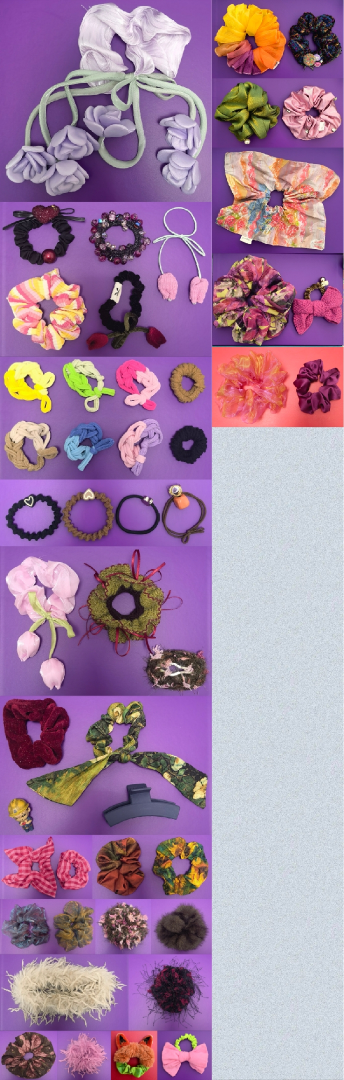
#> input picture database/seed-images/categories/发圈.jpg, 688 x 2160 px (shown at 1/2 size); its folder holds only this picture in this run
$ python split_images.py
#> lines starting #> are read from the running program, lines starting #| are printed output that depends on the picture; after the words box and inside, x2 and y2 are one past the last pixel; in counts of white or black regions, pixels touching at a corner belong together
"""
将 database/seed-images/categories/ 中的五张分类图切割为单件首饰图片，
按分类编号存入 database/seed-images/items/。

策略:
  对每张图同时尝试 Canny 边缘（3 组参数）和 Otsu 二值化（3 组参数），
  过滤无效矩形后，选中位数的策略（避免过分割），输出裁剪结果。

用法:
    python scripts/split_images.py              # 自动
    python scripts/split_images.py --debug      # 保存调试图片
"""

import argparse
import re
import shutil
import sys
from pathlib import Path
from typing import Optional, List, Tuple

import cv2
import numpy as np

# ---- 路径 ----
ROOT = Path(__file__).resolve().parent.parent
CATEGORIES_DIR = ROOT / "database" / "seed-images" / "categories"
ITEMS_DIR = ROOT / "database" / "seed-images" / "items"
DEBUG_DIR = ROOT / "database" / "seed-images" / "debug"

CATEGORY_MAP = {
    "发圈": "hair_ties",
    "耳钉": "earrings",
    "项链": "necklaces",
    "手镯": "bracelets",
    "戒指": "rings",
}

# ---- 过滤参数 ----
MIN_CONTOUR_AREA = 3000     # 最小轮廓面积（过滤噪点）
MAX_AREA_RATIO = 0.50       # 超过图像 50% 的矩形视为背景碎片
MAX_DIM_RATIO = 0.92        # 宽或高超过图像 92% 的视为整行/整列
MIN_ASPECT = 0.15           # 最小宽高比（排除极窄条）
MAX_ASPECT = 6.5            # 最大宽高比（排除极扁条）
PADDING = 15


# ---- 文件名解析 ----
# [11 lines left out: function get_base_category, not called in this run]


# ---- Unicode-safe I/O ----
def imread_unicode(filepath: Path) -> Optional[np.ndarray]:
    data = np.fromfile(str(filepath), dtype=np.uint8)
    return cv2.imdecode(data, cv2.IMREAD_COLOR)
#> returned value is the input picture: shape (2160, 688, 3); mean B, G, R 160.7, 128.6, 161.9


def imwrite_unicode(filepath: Path, img: np.ndarray) -> bool:
    success, data = cv2.imencode(".jpg", img)
    if not success:
        return False
    data.tofile(str(filepath))
    return True


# ---- 矩形过滤 ----
def filter_rects(rects: List[Tuple[int, int, int, int]],
                 img_w: int, img_h: int) -> List[Tuple[int, int, int, int]]:
    """过滤过大/过窄/过扁的无效矩形，再按中位面积去除离群值"""
    img_area = img_w * img_h
    ok = []
    for x, y, w, h in rects:
        if w * h < MIN_CONTOUR_AREA:
            continue
        if w * h > img_area * MAX_AREA_RATIO:
            continue
        if w > img_w * MAX_DIM_RATIO or h > img_h * MAX_DIM_RATIO:
            continue
        aspect = w / h if h > 0 else 999
        if aspect < MIN_ASPECT or aspect > MAX_ASPECT:
            continue
        # 加留白
        x = max(0, x - PADDING)
        y = max(0, y - PADDING)
        w = min(img_w - x, w + 2 * PADDING)
        h = min(img_h - y, h + 2 * PADDING)
        ok.append((x, y, w, h))

    # 第二轮: 按中位面积过滤离群值（过大 = 合并簇，过小 = 噪点）
    if len(ok) >= 4:
        areas = [rw * rh for _, _, rw, rh in ok]
        med = sorted(areas)[len(areas) // 2]
        lo = med * 0.08   # 小于中位 8% 的丢弃
        hi = med * 6.0    # 大于中位 6 倍的丢弃
        ok = [(x, y, w, h) for x, y, w, h in ok if lo <= w * h <= hi]

    return ok


# ---- Canny 检测 ----
def detect_canny(img: np.ndarray, low: int, high: int,
                 dilate_iter: int, close_k: int
                 ) -> Tuple[List[Tuple], np.ndarray]:
    h_img, w_img = img.shape[:2]
    gray = cv2.cvtColor(img, cv2.COLOR_BGR2GRAY)
    blurred = cv2.GaussianBlur(gray, (5, 5), 0)
    edges = cv2.Canny(blurred, low, high)

    kd = cv2.getStructuringElement(cv2.MORPH_ELLIPSE, (3, 3))
    dilated = cv2.dilate(edges, kd, iterations=dilate_iter)
    kc = cv2.getStructuringElement(cv2.MORPH_ELLIPSE, (close_k, close_k))
    closed = cv2.morphologyEx(dilated, cv2.MORPH_CLOSE, kc)

    contours, _ = cv2.findContours(closed, cv2.RETR_EXTERNAL, cv2.CHAIN_APPROX_SIMPLE)
    raw = [(c, *cv2.boundingRect(c)) for c in contours]
    raw_rects = [(x, y, w, h) for _, x, y, w, h in raw]
    rects = filter_rects(raw_rects, w_img, h_img)
    return sort_rects_by_grid(rects), closed


# ---- Otsu 检测 ----
def detect_otsu(img: np.ndarray, morph_k: int,
                threshold: Optional[int] = None
                ) -> Tuple[List[Tuple], np.ndarray]:
    h_img, w_img = img.shape[:2]
    gray = cv2.cvtColor(img, cv2.COLOR_BGR2GRAY)
    blurred = cv2.GaussianBlur(gray, (5, 5), 0)

    if threshold is None:
        _, binary = cv2.threshold(blurred, 0, 255,
                                  cv2.THRESH_BINARY_INV + cv2.THRESH_OTSU)
    else:
        _, binary = cv2.threshold(blurred, threshold, 255, cv2.THRESH_BINARY_INV)

    k = cv2.getStructuringElement(cv2.MORPH_ELLIPSE, (morph_k, morph_k))
    closed = cv2.morphologyEx(binary, cv2.MORPH_CLOSE, k)

    contours, _ = cv2.findContours(closed, cv2.RETR_EXTERNAL, cv2.CHAIN_APPROX_SIMPLE)
    raw_rects = [cv2.boundingRect(c) for c in contours]
    rects = filter_rects(raw_rects, w_img, h_img)
    return sort_rects_by_grid(rects), closed


# ---- 排序 ----
def sort_rects_by_grid(rects: List[Tuple]) -> List[Tuple]:
    if len(rects) <= 1:
        return rects
    avg_h = sum(r[3] for r in rects) / len(rects)
    tol = max(avg_h * 0.6, 15)
    by_y = sorted(rects, key=lambda r: r[1])
    rows, cur = [], [by_y[0]]
    for r in by_y[1:]:
        if abs(r[1] - cur[0][1]) < tol:
            cur.append(r)
        else:
            rows.append(sorted(cur, key=lambda rr: rr[0]))
            cur = [r]
    rows.append(sorted(cur, key=lambda rr: rr[0]))
    return [r for row in rows for r in row]


# ---- 调试 ----
# [10 lines left out: function save_debug, not called in this run]


# ---- 策略选择 ----
def pick_best(results: dict) -> Tuple[Optional[str], List[Tuple], Optional[np.ndarray]]:
    """
    从多组结果中选出最合理的:
    - 过滤掉数量为 0 的
    - 选接近中位数的（而非最多的），避免过分割
    - 同等条件下选数量更多的
    """
    valid = [(k, r, m) for k, (r, m) in results.items() if len(r) > 0]
    if not valid:
        return None, [], None

    counts = [len(r) for _, r, _ in valid]
    median = sorted(counts)[len(counts) // 2]

    # 找最接近中位数的
    best = min(valid, key=lambda x: abs(len(x[1]) - median))
    return best


# ---- 处理单张 ----
def split_one(filepath: Path, debug: bool = False) -> int:
    stem = filepath.stem
    category_en = CATEGORY_MAP.get(stem)
    if category_en is None:
        print(f"  [跳过] '{stem}' 不在 CATEGORY_MAP")
        return 0

    out_dir = ITEMS_DIR / category_en
    # 清空旧输出
    if out_dir.exists():
        shutil.rmtree(out_dir)
    out_dir.mkdir(parents=True, exist_ok=True)

    img = imread_unicode(filepath)
    if img is None:
        print(f"  [错误] 无法读取: {filepath}")
        return 0

    print(f"  尺寸: {img.shape[1]}x{img.shape[0]}")
#|   尺寸: 688x2160

    # 运行所有策略
    results = {}
    # Canny: 多组参数 (low, high, dilate_iter, close_kernel)
    canny_params = [
        (30, 100, 2, 7),
        (50, 150, 3, 9),
        (20, 80,  2, 5),
        (15, 60,  2, 3),   # 低阈值 — 捕获微弱边缘
        (40, 120, 4, 11),  # 高膨胀 — 连接更远碎片
        (25, 90,  3, 7),
    ]
    for low, high, dil, ck in canny_params:
        rects, mask = detect_canny(img, low, high, dil, ck)
        results[f"Canny({low},{high},d{dil},k{ck})"] = (rects, mask)
#> this loop made 6 passes
#> pass 1, in detect_canny, `gray = cv2.cvtColor(img, cv2.COLOR_BGR2GRAY)`:
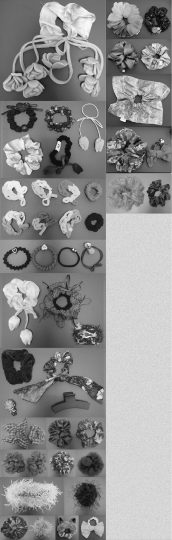
#> gray: shape (2160, 688) (shown at 1/4 size); min 4, max 255, mean 142.2
#> pass 1, in detect_canny, `edges = cv2.Canny(blurred, low, high)`:
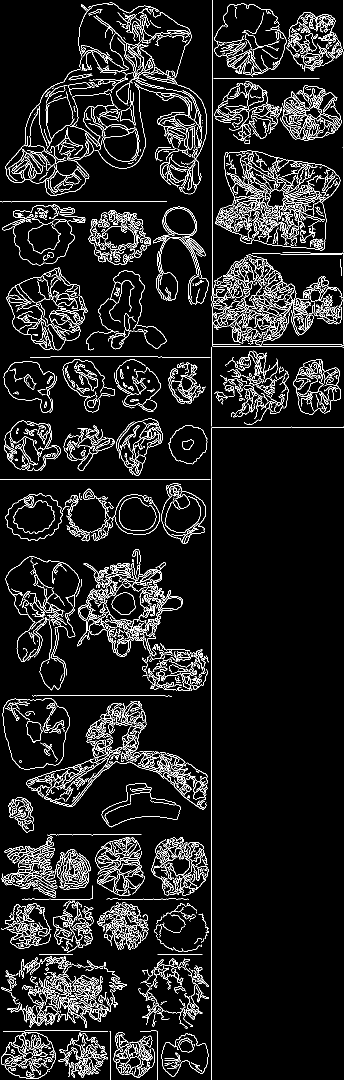
#> edges: shape (2160, 688) (shown at 1/2 size); 8.1% white in thin lines or dots
#> pass 1, in detect_canny, `dilated = cv2.dilate(edges, kd, iterations=dilate_iter)`:
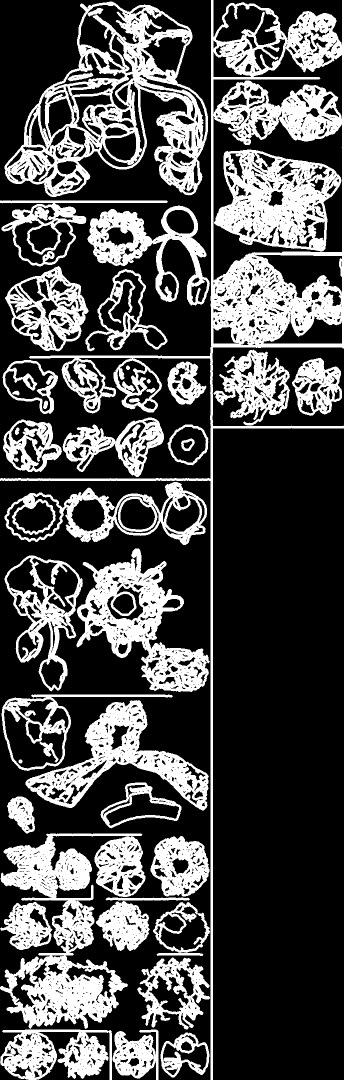
#> dilated: shape (2160, 688) (shown at 1/2 size); 29.9% white; 40 white regions, largest, box (x1, y1, x2, y2) and area: (0, 0, 688, 2160) 89752, (9, 3, 416, 394) 50905, (0, 1667, 291, 2058) 46819
#> after the loop, results = 6 items

    for mk in [5, 9, 15]:
        rects, mask = detect_otsu(img, mk)
        results[f"Otsu(k{mk})"] = (rects, mask)
#> this loop made 3 passes
#> pass 1, in detect_otsu, `closed = cv2.morphologyEx(binary, cv2.MORPH_CLOSE, k)`:
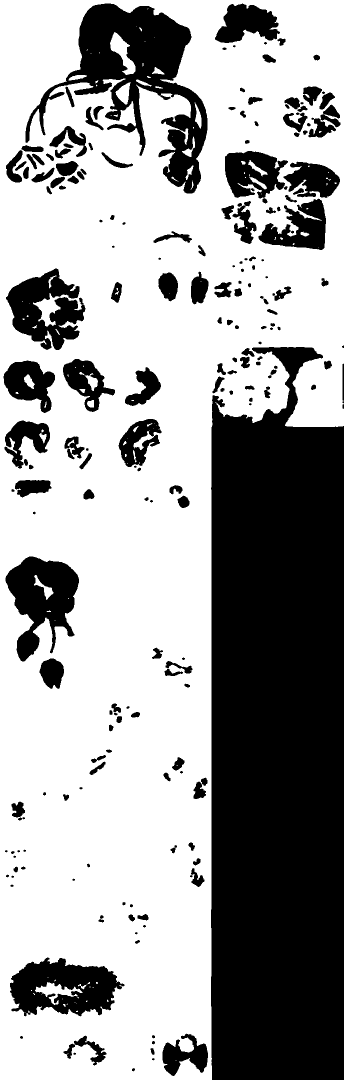
#> closed: shape (2160, 688) (shown at 1/2 size); 63.3% white; 206 black regions (20 under 20 px), largest, box (x1, y1, x2, y2) and area: (422, 694, 688, 2160) 355366, (51, 7, 415, 387) 46422, (20, 1915, 249, 2033) 17080
#> after the loop, results = 9 items

    # 选择最佳策略
    best_key, best_rects, best_mask = pick_best(results)
#> in pick_best, `valid = [(k, r, m) for k, (r, m) in results.items() if len(r) > 0]`: valid = 6 items
#> in pick_best, `counts = [len(r) for _, r, _ in valid]`: counts = [8, 7, 7, 21, 1, 2]
#> in pick_best, `median = sorted(counts)[len(counts) // 2]`: median = 7
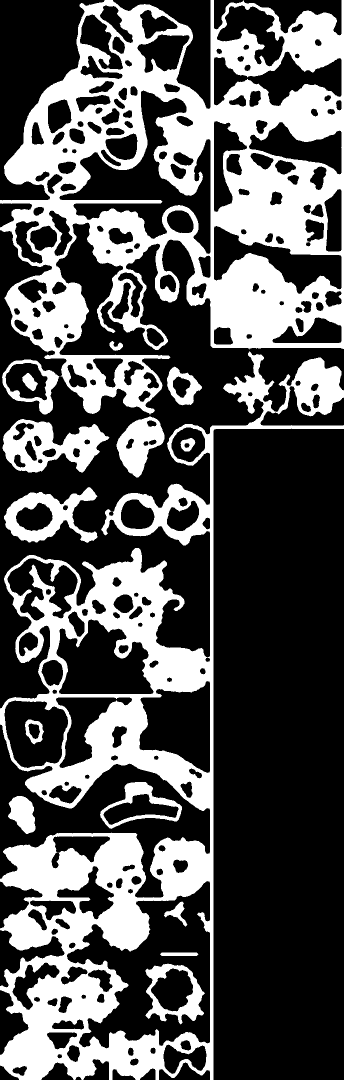
#> best_mask: shape (2160, 688) (shown at 1/2 size); 33.5% white; 19 white regions (3 under 20 px), largest, box (x1, y1, x2, y2) and area: (0, 0, 688, 829) 236185, (0, 702, 688, 2160) 212959, (5, 838, 219, 945) 11793
#> best_key = 'Canny(50,150,d3,k9)'; best_rects = [(0, 704, 145, 140), (319, 718, 100, 108), (0, 823, 244, 137), (218, 817, 126, 153), (0, 959, 217, 142), (1, 1577, 85, 106), (185, 1549, 194, 124)]

    if not best_rects:
        print(f"  [警告] 所有策略均未检测到物品")
        if debug:
            for k, (r, m) in results.items():
                save_debug(stem, img, m, r, k)
        return 0

    print(f"  选用: {best_key} → {len(best_rects)} 件")
#|   选用: Canny(50,150,d3,k9) → 7 件

    # 调试输出
    if debug:
        for k, (r, m) in results.items():
            save_debug(stem, img, m, r, k)

    # 保存裁剪
    for idx, (x, y, w, h) in enumerate(best_rects, start=1):
        crop = img[y:y + h, x:x + w]
        out_name = f"{stem}_{idx:02d}.jpg"
        imwrite_unicode(out_dir / out_name, crop)
        print(f"    [{idx}/{len(best_rects)}] {out_name}  ({w}x{h})")
#> this loop made 7 passes
#> (x, y, w, h, out_name) on passes 1 to 7: (0, 704, 145, 140, '发圈_01.jpg'), (319, 718, 100, 108, '发圈_02.jpg'), (0, 823, 244, 137, '发圈_03.jpg'), (218, 817, 126, 153, '发圈_04.jpg'), (0, 959, 217, 142, '发圈_05.jpg'), (1, 1577, 85, 106, '发圈_06.jpg'), (185, 1549, 194, 124, '发圈_07.jpg')
#> (printed output is left out)
#> pass 1, in split_one, `crop = img[y:y + h, x:x + w]`:
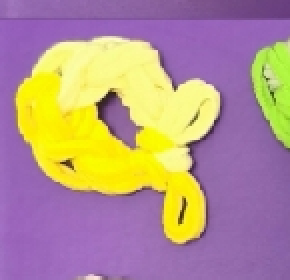
#> crop: shape (140, 145, 3) (shown 2 times larger); mean B, G, R 139.1, 148, 178.6
#> pass 3, in split_one, `crop = img[y:y + h, x:x + w]`:
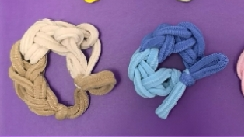
#> crop: shape (137, 244, 3); mean B, G, R 153.9, 109.8, 136.4

    return len(best_rects)


# ---- 入口 ----
def main():
    parser = argparse.ArgumentParser(description="切分分类图为单件首饰")
    parser.add_argument("--debug", action="store_true",
                        help="保存所有策略的调试图片到 debug/")
    parser.add_argument("--category", type=str, default=None,
                        help="只处理指定分类（如: 手镯）")
    args = parser.parse_args()

    if not CATEGORIES_DIR.is_dir():
        print(f"[错误] 目录不存在: {CATEGORIES_DIR}")
        sys.exit(1)

    print(f"来源: {CATEGORIES_DIR}")
    print(f"输出: {ITEMS_DIR}")
    print()

    jpg_files = sorted(CATEGORIES_DIR.glob("*.jpg"))
    if not jpg_files:
        jpg_files = sorted(CATEGORIES_DIR.glob("*.png"))

    if args.category:
        jpg_files = [f for f in jpg_files
                     if get_base_category(f)[0] == args.category]
        if not jpg_files:
            print(f"[错误] 未找到分类 '{args.category}' 的图片")
            sys.exit(1)

    total = 0
    for fp in jpg_files:
        print(f"[{fp.stem}]")
        total += split_one(fp, args.debug)
#> total = 7
        print()

    print(f"===== 共切出 {total} 件 =====")
#| ===== 共切出 7 件 =====


if __name__ == "__main__":
    main()

$ run again, on database/seed-images/categories/戒指.jpg
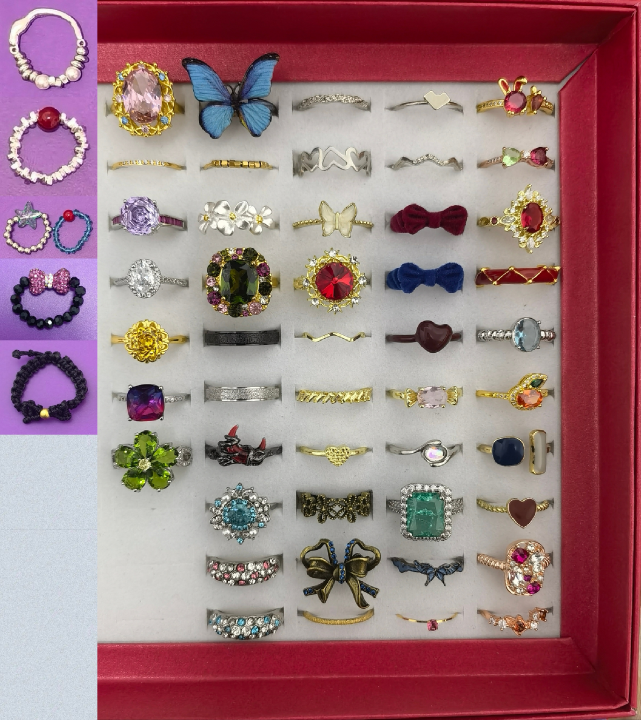
#> input picture database/seed-images/categories/戒指.jpg, 1921 x 2160 px (shown at 1/3 size)
#> in imread_unicode, returned value is the input picture: shape (2160, 1921, 3); mean B, G, R 126.9, 121.5, 157.9
#|   尺寸: 1921x2160
#> the loop in split_one, `for low, high, dil, ck in canny_params:` made 6 passes
#> pass 1, in detect_canny, `edges = cv2.Canny(blurred, low, high)`:
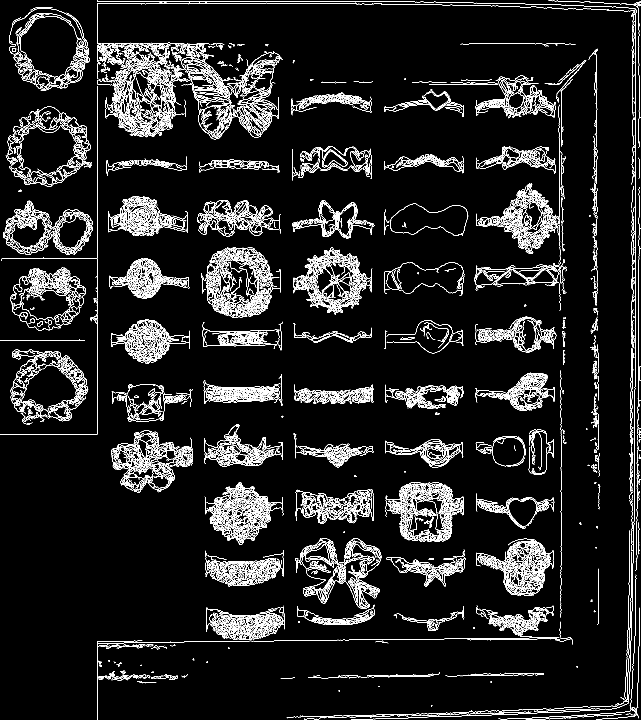
#> edges: shape (2160, 1921) (shown at 1/3 size); 5.9% white in thin lines or dots
#> after the loop in split_one, `for low, high, dil, ck in canny_params:`: results = 6 items
#> the loop in split_one, `for mk in [5, 9, 15]:` made 3 passes
#> after the loop in split_one, `for mk in [5, 9, 15]:`: results = 9 items
#> counts = [44, 46, 43, 43, 43, 41, 44, 39, 44]
#> median = 43
#> best_mask: shape (2160, 1921); 25.9% white; 126 white regions (1 under 20 px), largest, box (x1, y1, x2, y2) and area: (0, 0, 1921, 2160) 282217, (923, 144, 1802, 1435) 99015, (289, 950, 1721, 2160) 68141
#> best_key = 'Canny(20,80,d2,k5)'; best_rects = 43 items, first 6: (10, 4, 275, 285), (0, 303, 301, 296), (857, 260, 274, 103), (1136, 252, 272, 116), (303, 450, 274, 96), (582, 462, 273, 75)
#|   选用: Canny(20,80,d2,k5) → 43 件
#> the loop in split_one, `for idx, (x, y, w, h) in enumerate(best_rects, start=1):` made 43 passes
#> (x, y, w, h, out_name) on passes 1 to 8: (10, 4, 275, 285, '戒指_01.jpg'), (0, 303, 301, 296, '戒指_02.jpg'), (857, 260, 274, 103, '戒指_03.jpg'), (1136, 252, 272, 116, '戒指_04.jpg'), (303, 450, 274, 96, '戒指_05.jpg'), (582, 462, 273, 75, '戒指_06.jpg'), (858, 421, 275, 141, '戒指_07.jpg'), (1136, 445, 272, 96, '戒指_08.jpg')
#> (printed output is left out)
#> pass 3, in split_one, `crop = img[y:y + h, x:x + w]`:
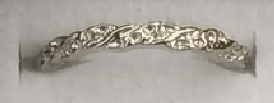
#> crop: shape (103, 274, 3); mean B, G, R 159, 166, 171.3
#> total = 43
#| ===== 共切出 43 件 =====
